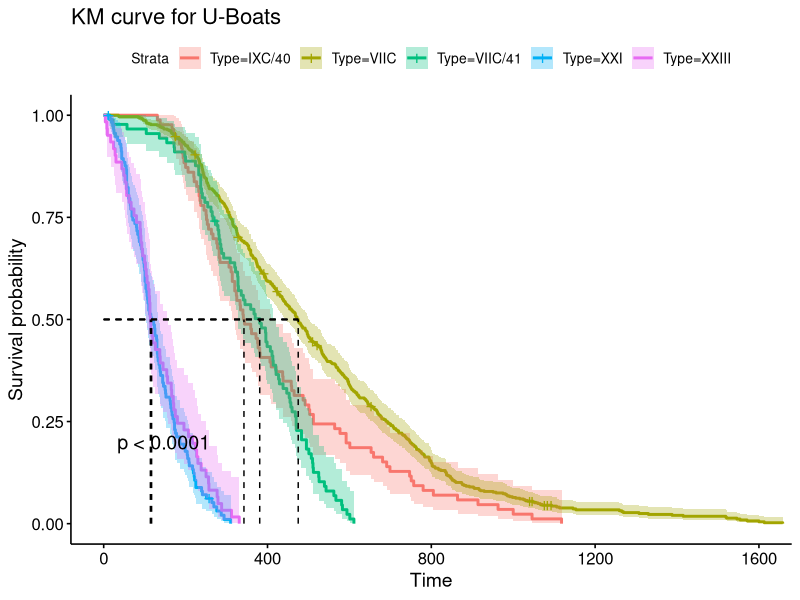

This chart was generated by the following R code: (Note: this script raises an error after producing the figure.)
## ---- chunk 1
library(tidyverse)
library(skimr)
library(survival)
library(survminer)
library(fitdistrplus)

root = 'C://Users//corma//Documents//GitHub//WW2_Analysis//'
setwd(root)
## ---- chunk 2
# read in the survival analysis data
uboats = read_csv("uboats_cleaned.csv")

# if Sunk, Scuttled, Surrendered, Captured, or Missing, then 1, else 0
uboats = uboats %>%
  mutate(event = ifelse(Fate_Event %in% c("Sunk", "Scuttled", "Surrendered", "Captured", "Missing"), 1, 0), notable = ifelse(`Notable Commanders` != 'NA', 1, 0))
uboats = uboats %>%
  mutate(notable = ifelse(is.na(notable), 0, notable))
## ---- chunk 3
overall_fit = survfit(Surv(Lifespan, event) ~ Type, data = uboats %>% filter(Type %in% c("VIIC", "XXI", "VIIC/41", "IXC/40", "XXIII")))
ggsurvplot(overall_fit, data = uboats, pval = TRUE, surv.median.line = "hv", conf.int = TRUE) + ggtitle("KM curve for U-Boats")
## ---- chunk 4
# now active service
overall_fit = survfit(Surv(Active_Service, event) ~ Type, data = uboats %>% filter(Type %in% c("VIIC", "XXI", "VIIC/41", "IXC/40", "XXIII")))
ggsurvplot(overall_fit, data = uboats, pval = TRUE, surv.median.line = "hv", conf.int = TRUE) + ggtitle("KM curve for U-Boats")
## ---- chunk 5
# perform a test to see if uboats with notable commanders last longer
overall_fit = survfit(Surv(Active_Service, event) ~ notable, data = uboats)
ggsurvplot(overall_fit, data = uboats, pval = TRUE, surv.median.line = "hv", conf.int = TRUE) + ggtitle("KM curve for U-Boats")
## ---- chunk 6
# calculate avg lifespan for uboast for each Year
uboats %>%
  group_by(Year) %>%
  summarise(avg_lifespan = mean(Lifespan, na.rm = TRUE)) %>%
    ggplot() +
    geom_col(aes(x = Year, y = avg_lifespan)) +
    labs(title = "Average Lifespan of U-Boats by Year", x = "Year", y = "Average Lifespan") +
    theme_minimal()
